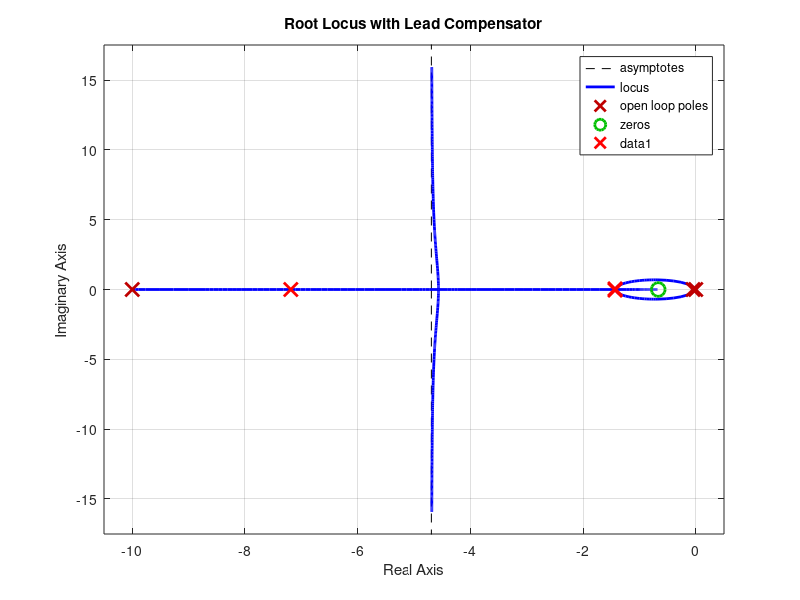
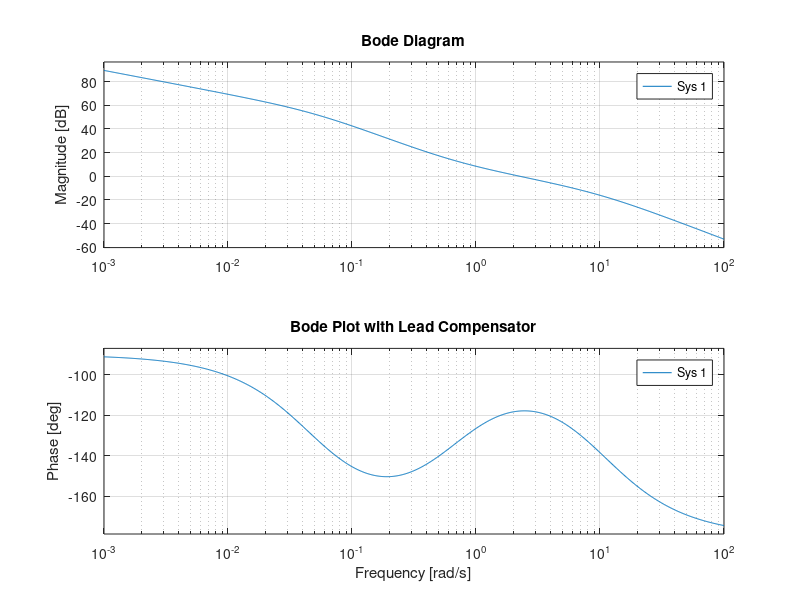
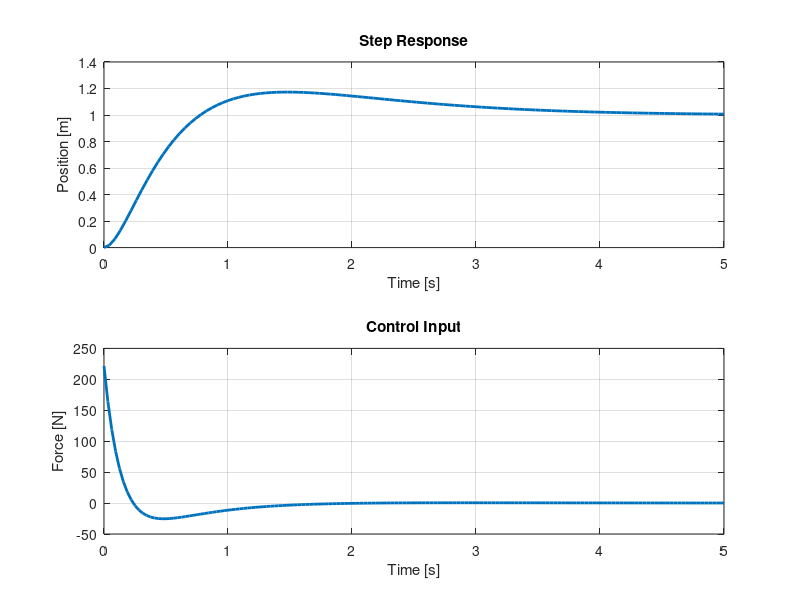

Recreate these plots in MATLAB, in order.
%% Controller Design

% Define system parameters
m = 10;
k = 0.5;

% Transfer function variable
s = tf('s');

% System transfer function
P = 1/(s*(m*s + k));

% Lead compensator parameters
kl = 14.76;
tau_p = 0.1;
tau_z = 1.5;

% Lead compensator transfer function
C_L = kl * (tau_z * s + 1) / (tau_p * s + 1);

% Closed-loop transfer function for lead compensator
G_L = feedback(C_L * P, 1);

% Print G_L poles
disp('Poles of the closed-loop transfer function:');
poles = pole(G_L);
disp(poles);

% Plot root locus for lead compensator
figure;
rlocus(C_L * P);
title('Root Locus with Lead Compensator');

% Add current poles to root-locus
hold on;
plot(real(poles), imag(poles), 'rx', 'MarkerSize', 10, 'LineWidth', 2);
hold off;

% Plot Bode diagram for lead compensator
figure;
bode(C_L * P);
title('Bode Plot with Lead Compensator');
grid on;

% Calculate the gain and phase margins for lead compensator
[gm, pm, wcg, wcp] = margin(C_L * P);
gm_dB = 20 * log10(gm);

% Print margins
fprintf('Gain Margin: %.3g dB at frequency %.3g rad/sec\n', gm_dB, wcg);
fprintf('Phase Margin: %.3g deg at frequency %.3g rad/sec\n', pm, wcp);
fprintf('Delay Margin: %.3g seconds\n', (pm * pi / 180) / wcp);

% Step response plot
figure;
subplot(2, 1, 1);
[y_G_L, T_G_L] = step(G_L);
plot(T_G_L, y_G_L, 'LineWidth', 2);
title('Step Response');
grid on;
xlabel('Time [s]');
ylabel('Position [m]');

% Transfer function from setpoint to control input (torque)
G_L_u = C_L / (1 + C_L * P);

% Step response - control input
subplot(2, 1, 2);
[y_G_L_u, T_G_L_u] = step(G_L_u);
plot(T_G_L_u, y_G_L_u, 'LineWidth', 2);
title('Control Input');
grid on;
xlabel('Time [s]');
ylabel('Force [N]');

%% Observer Design

% Extended system dynamics (3rd state is the disturbance)

Ae = [-k/m 0 1/m; 1 0 0; 0 0 0];
Be = [1/m; 0; 0];
Ce = [0 1 0];
De = 0;

% Place observer poles farther left from the closed loop function poles
L = place(Ae', Ce', [-3 -3.5 -4])';

%% Discretize Controller

% Sample time
Ts = 0.1;

% Discretize controller
C_L_d = c2d(C_L, Ts, 'matched');

% Discretise Observer
obs = ss(Ae, Be, Ce, De);
obs_d = c2d(obs, Ts);